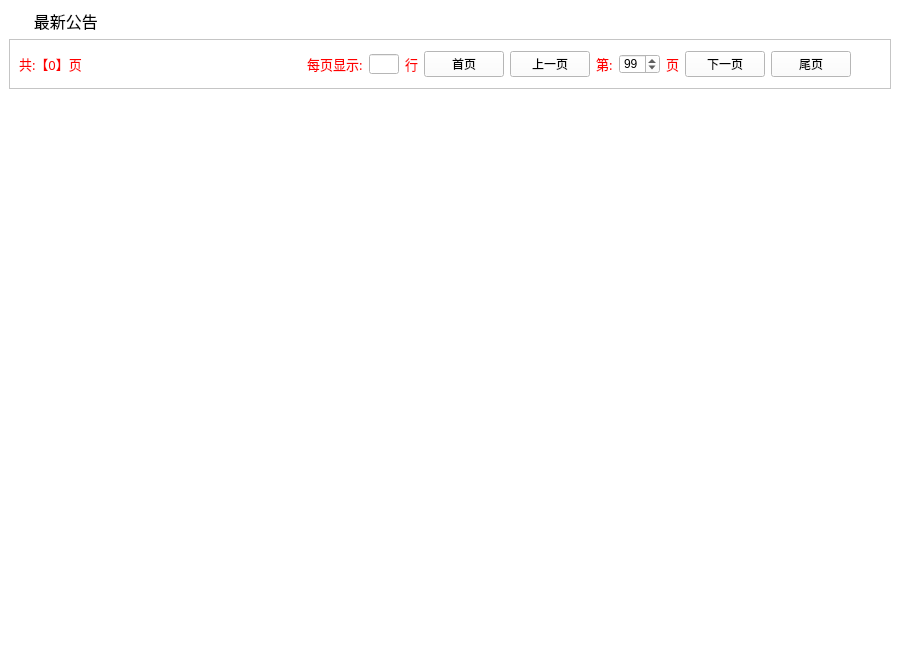
<?xml version="1.0" encoding="UTF-8"?>
<ui version="4.0">
 <class>zxgg_ScrollArea</class>
 <widget class="QScrollArea" name="zxgg_ScrollArea">
  <property name="geometry">
   <rect>
    <x>0</x>
    <y>0</y>
    <width>900</width>
    <height>650</height>
   </rect>
  </property>
  <property name="windowTitle">
   <string>ScrollArea</string>
  </property>
  <property name="styleSheet">
   <string notr="true">background-color: rgb(255, 255, 255);</string>
  </property>
  <property name="frameShape">
   <enum>QFrame::NoFrame</enum>
  </property>
  <property name="widgetResizable">
   <bool>true</bool>
  </property>
  <widget class="QWidget" name="scrollAreaWidgetContents">
   <property name="geometry">
    <rect>
     <x>0</x>
     <y>0</y>
     <width>900</width>
     <height>650</height>
    </rect>
   </property>
   <layout class="QGridLayout" name="gridLayout">
    <item row="0" column="0">
     <widget class="QLabel" name="label">
      <property name="font">
       <font>
        <family>微软雅黑</family>
        <pointsize>12</pointsize>
       </font>
      </property>
      <property name="styleSheet">
       <string notr="true">background-image: url(:/bg/images/mainframe/navigator.png);
background-repeat: no-repeat;</string>
      </property>
      <property name="text">
       <string>      最新公告</string>
      </property>
     </widget>
    </item>
    <item row="1" column="0">
     <widget class="QFrame" name="frame_2">
      <property name="sizePolicy">
       <sizepolicy hsizetype="Preferred" vsizetype="Fixed">
        <horstretch>0</horstretch>
        <verstretch>0</verstretch>
       </sizepolicy>
      </property>
      <property name="minimumSize">
       <size>
        <width>0</width>
        <height>50</height>
       </size>
      </property>
      <property name="maximumSize">
       <size>
        <width>16777215</width>
        <height>50</height>
       </size>
      </property>
      <property name="frameShape">
       <enum>QFrame::StyledPanel</enum>
      </property>
      <property name="frameShadow">
       <enum>QFrame::Raised</enum>
      </property>
      <layout class="QGridLayout" name="gridLayout_2">
       <item row="0" column="0">
        <widget class="QLabel" name="txt_rpt_total">
         <property name="font">
          <font>
           <family>宋体</family>
           <pointsize>10</pointsize>
          </font>
         </property>
         <property name="styleSheet">
          <string notr="true">color: rgb(255, 0, 0);</string>
         </property>
         <property name="text">
          <string>共:【0】页</string>
         </property>
        </widget>
       </item>
       <item row="0" column="1">
        <spacer name="horizontalSpacer_8">
         <property name="orientation">
          <enum>Qt::Horizontal</enum>
         </property>
         <property name="sizeType">
          <enum>QSizePolicy::Expanding</enum>
         </property>
         <property name="sizeHint" stdset="0">
          <size>
           <width>50</width>
           <height>20</height>
          </size>
         </property>
        </spacer>
       </item>
       <item row="0" column="2">
        <widget class="QLabel" name="txt_rpt_current_3">
         <property name="font">
          <font>
           <family>宋体</family>
           <pointsize>10</pointsize>
          </font>
         </property>
         <property name="styleSheet">
          <string notr="true">color: rgb(255, 0, 0);</string>
         </property>
         <property name="text">
          <string>每页显示:</string>
         </property>
        </widget>
       </item>
       <item row="0" column="3">
        <widget class="QLineEdit" name="txi_line_num">
         <property name="sizePolicy">
          <sizepolicy hsizetype="Fixed" vsizetype="Fixed">
           <horstretch>0</horstretch>
           <verstretch>0</verstretch>
          </sizepolicy>
         </property>
         <property name="minimumSize">
          <size>
           <width>30</width>
           <height>20</height>
          </size>
         </property>
         <property name="maximumSize">
          <size>
           <width>30</width>
           <height>20</height>
          </size>
         </property>
        </widget>
       </item>
       <item row="0" column="4">
        <widget class="QLabel" name="txt_rpt_current_4">
         <property name="font">
          <font>
           <family>宋体</family>
           <pointsize>10</pointsize>
          </font>
         </property>
         <property name="styleSheet">
          <string notr="true">color: rgb(255, 0, 0);</string>
         </property>
         <property name="text">
          <string>行</string>
         </property>
        </widget>
       </item>
       <item row="0" column="5">
        <widget class="QPushButton" name="btnFront">
         <property name="text">
          <string>首页</string>
         </property>
        </widget>
       </item>
       <item row="0" column="6">
        <widget class="QPushButton" name="btnPre">
         <property name="text">
          <string>上一页</string>
         </property>
        </widget>
       </item>
       <item row="0" column="7">
        <widget class="QLabel" name="txt_rpt_current">
         <property name="font">
          <font>
           <family>宋体</family>
           <pointsize>10</pointsize>
          </font>
         </property>
         <property name="styleSheet">
          <string notr="true">color: rgb(255, 0, 0);</string>
         </property>
         <property name="text">
          <string>第:</string>
         </property>
        </widget>
       </item>
       <item row="0" column="8">
        <widget class="QSpinBox" name="spinBox">
         <property name="minimumSize">
          <size>
           <width>0</width>
           <height>20</height>
          </size>
         </property>
         <property name="maximumSize">
          <size>
           <width>16777215</width>
           <height>20</height>
          </size>
         </property>
         <property name="wrapping">
          <bool>true</bool>
         </property>
         <property name="minimum">
          <number>1</number>
         </property>
        </widget>
       </item>
       <item row="0" column="9">
        <widget class="QLabel" name="txt_rpt_current_2">
         <property name="font">
          <font>
           <family>宋体</family>
           <pointsize>10</pointsize>
          </font>
         </property>
         <property name="styleSheet">
          <string notr="true">color: rgb(255, 0, 0);</string>
         </property>
         <property name="text">
          <string>页</string>
         </property>
        </widget>
       </item>
       <item row="0" column="10">
        <widget class="QPushButton" name="btnNext">
         <property name="text">
          <string>下一页</string>
         </property>
        </widget>
       </item>
       <item row="0" column="11">
        <widget class="QPushButton" name="btnTail">
         <property name="text">
          <string>尾页</string>
         </property>
        </widget>
       </item>
       <item row="0" column="12">
        <spacer name="horizontalSpacer_11">
         <property name="orientation">
          <enum>Qt::Horizontal</enum>
         </property>
         <property name="sizeType">
          <enum>QSizePolicy::Fixed</enum>
         </property>
         <property name="sizeHint" stdset="0">
          <size>
           <width>30</width>
           <height>30</height>
          </size>
         </property>
        </spacer>
       </item>
      </layout>
     </widget>
    </item>
    <item row="2" column="0">
     <widget class="QTableWidget" name="tableWidget">
      <property name="frameShape">
       <enum>QFrame::NoFrame</enum>
      </property>
      <property name="gridStyle">
       <enum>Qt::SolidLine</enum>
      </property>
     </widget>
    </item>
   </layout>
  </widget>
 </widget>
 <resources/>
 <connections/>
</ui>
